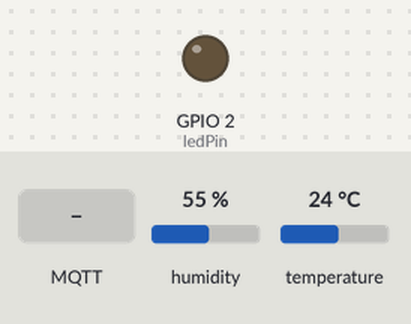
Simulated run of this sketch. Board: ESP32. Shown: output pins drawn as LEDs (lit = HIGH). The inputs (shaded band) are chosen by the test bench; at power-on: humidity 55 %, temperature 24 °C. WiFi joins after 1.5 s; servers stay silent unless stated; no MQTT or app messages arrive unless stated; what the sketch prints to the serial monitor is not drawn.

Above: at 2.7 s.
2.8 s: MQTT message "1" arrives on the first subscribed topic
At 4.1 s:
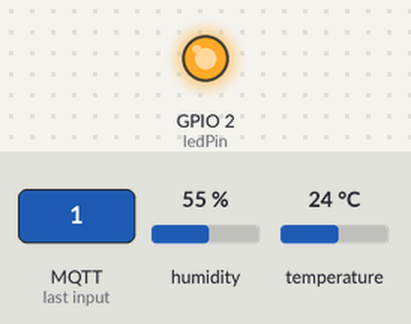
12.7 s: MQTT message "on" arrives on the first subscribed topic
17.0 s: MQTT message "off" arrives on the first subscribed topic
Timing chart, 0 to 26.1 s (numbered marks = the images above; inputs shaded):
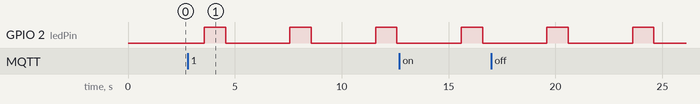

Measured:
- by itself, GPIO 2 (ledPin): alternates HIGH for 1.0 s and LOW for 3.0 s

The sketch:

temp-humidity.ino
```cpp
/**
* A simple IBM IoT example for testing connection
* Onboard LED on pin 2 will blink each time data published
* Serial monitor will give OK output each time data published
* Base code written by Abhishek Ghosh, https://thecustomizewindows.com/
* * Needs below 2 steps :
* (1) On IBM IoT dashboard, go to Security > Connection Security > TLS Optional
* (2) Install (i) PubSubClient library (ii) Adafruit_Sensor library (iii) Adafruit DHT-sensor libaray from Arduino IDE
* Adding LED on pin 2 is optional
* Open Serial Monitor to see output
* Also check on IBM IoT dashboard
*/


#include <Adafruit_Sensor.h>
#include <DHT.h>
#include <DHT_U.h>
#define DHTPIN            15         // Pin which is connected to the DHT sensor.
// type the model of sensor in use, we are using DHT 11, if you are using DHT 21 or DHT 22 change it
#define DHTTYPE           DHT11
DHT_Unified dht(DHTPIN, DHTTYPE);
uint32_t delayMS;

#include <WiFi.h>
#include <WiFiClient.h>
#include <PubSubClient.h>

// <------- CHANGE PARAMETERS BELOW THIS LINE ------------>

const char ledPin = 2;

const char* ssid = "your-hot-spot";
const char* password = "password";

#define ORG "YOUR-ORG-NAME-ON-IBM-DASHBOARD"
#define DEVICE_TYPE "YOUR-SET-DEVICE-TYPE"
#define DEVICE_ID "YOUR-SET-DEVICE-ID"
#define TOKEN "YOUR-SET-TOKEN-OR-AUTOGENERATED-TOKEN"

// <------- CHANGE PARAMETERS ABOVE THIS LINE ------------>

char server[] = ORG ".messaging.internetofthings.ibmcloud.com";
char pubTopic[] = "iot-2/evt/status/fmt/json";
char subTopic[] = "iot-2/cmd/test/fmt/String";
char authMethod[] = "use-token-auth";
char token[] = TOKEN;
char clientId[] = "d:" ORG ":" DEVICE_TYPE ":" DEVICE_ID;

WiFiClient wifiClient;
PubSubClient client(server, 1883, NULL, wifiClient);

void receivedCallback(char* pubTopic, byte* payload, unsigned int length) {
  Serial.print("Message received: ");
  Serial.println(pubTopic);

  Serial.print("payload: ");
  for (int i = 0; i < length; i++) {
    Serial.print((char)payload[i]);
  }
  Serial.println();
  /* we got '1' -> on */
}

void setup() {
    Serial.begin(115200);
    Serial.println();
    pinMode(ledPin, OUTPUT);
    Serial.println("IBM Watson IoT ESP32 Temperature, Humidity With DHT11");
    sensor_t sensor;
    dht.temperature().getSensor(&sensor);
    dht.humidity().getSensor(&sensor);
    delayMS = sensor.min_delay / 1000;

    Serial.print("Connecting to ");
    Serial.print(ssid);
    WiFi.begin(ssid, password);
    while (WiFi.status() != WL_CONNECTED) {
      delay(500);
      Serial.print(".");
    }
    Serial.println("");

    Serial.print("WiFi connected, IP address: ");
    Serial.println(WiFi.localIP());

    if (!client.connected()) {
        Serial.print("Reconnecting client to ");
        Serial.println(server);
        while (!client.connect(clientId, authMethod, token)) {
            Serial.print(".");
            delay(500);
        }
        client.setCallback(receivedCallback);
        if (client.subscribe(subTopic)) {
            Serial.println("subscribe to cmd OK");
        } else {
            Serial.println("subscribe to cmd FAILED");
        }
        Serial.println("IBM Watson IoT connected");
    }
}

long lastMsg = 0;
long temperature = 0;
long humidity = 0;

void loop() {
    delay(delayMS);
    sensors_event_t event;
    client.loop();
    long now = millis();
    if (now - lastMsg > 3000) {
        lastMsg = now;
        dht.temperature().getEvent(&event);
        temperature = (event.temperature);
        dht.humidity().getEvent(&event);
        humidity = (event.relative_humidity);

        String payload = "{\"d\":{\"Name\":\"" DEVICE_ID "\"";
               payload += ",\"temperature\":";
               payload += temperature;
               payload += ",\"humidity\":";
               payload += humidity;
               payload += "}}";
        Serial.print("Sending payload: ");
        Serial.println(payload);

        if (client.publish(pubTopic, (char*) payload.c_str())) {
            Serial.println("Publish ok");
        digitalWrite(ledPin, HIGH);
        delay(1000);
        digitalWrite(ledPin, LOW);
        delay(1000);
        } else {
            Serial.println("Publish failed");
        }
    }
}
```
